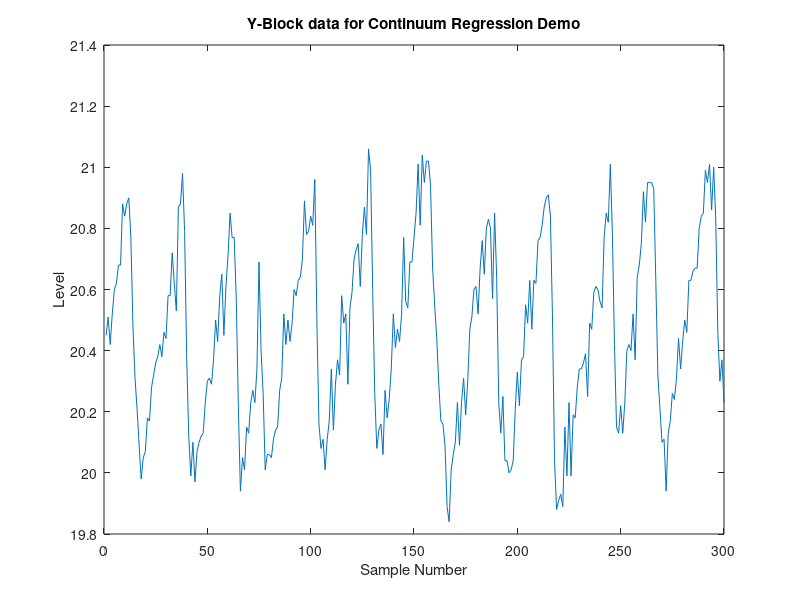

Reproduce this figure in MATLAB. (Note: this script raises an error after producing the figure.)
echo on
%CRDEMO Demonstrates CR function for continuum regression (CR)
% This script illustrates continuum regression using the method
% of de Jong, Wise and Ricker.

echo off
%Copyright Eigenvector Research, Inc. 1992-98
%Modified May 1994
%Modified April, 1998
echo on

% The data we are going to work with is from a Liquid-Fed
% Ceramic Melter process. The variables are temperatures
% in the molten glass tank and the tank level.
%
% Lets start by loading and plotting the data.  Hit a key when
% you are ready.
pause

load plsdata

echo off
plot(xblock1)
title('X-block data for Continuum Regression Demo')
xlabel('Sample Number')
ylabel('Temperature')
pause
echo on

% You can probably already see that there is a very regualar
% variation in the data.  When you see the level plotted, you
% will know why.
pause

echo off
plot(yblock1)
title('Y-Block data for Continuum Regression Demo')
xlabel('Sample Number')
ylabel('Level')
pause
echo on

% Yes that's right, the level correlates with temperature.  Now
% lets use that fact to build a PLS model that uses temperature
% to predict level.  Lets start by mean centering the data.

[mx,mnx] = mncn(xblock1);
[my,mny] = mncn(yblock1);

% Now that the data is scaled we can use the POWERPLS routine 
% to develop a calibration. We'll also make some models using 
% PCR, PLS and MLR and compare them to the CR models.
% We will cross validate over the region of powers of 1/2 to
% 1/8. (From previous tests, I've observed that the best models
% for this problem lie in this range.) Because this is time
% series data, we will use block cross validation, i.e. 
% contiguous blocks of data will be used as test sets.
% We will start by calculating the CR models, using a maximum
% of 5 latent variables. While we're at it, we'll also determine
% the cross validation error on an MLR model.
pause

echo off
powers = 10.^(-1:.05:1); 
[press,fiterr,minlvp,b] = crcvrnd(mx,my,6,5,15,powers,1);
echo on

% Just in case that PRESS surface when by too fast, you
% can see it again here. We've also added the fit error
% surface so you can see what the fit is doing. Notice that
% the fit error declines as you go towards more LVs or towards
% the MLR side of the continuum. You can use the buttons in
% the upper right hand corner of the plot to get different
% views of the surfaces.

echo off
surf(powers,1:15,press'/5)
set(gca,'Xdir','reverse')
set(gca,'Xscale','log')
set(gca,'Ydir','reverse')
title('Cumulative PRESS vs. Number of LVs and Power')
ylabel('Number of Latent Variables')
zlabel('PRESS and Fit Error')
hold on
surf(powers,1:15,fiterr')
hold off
highorb
pause
echo on

% It is also interesting to look at the ratio of the PRESS
% to the fit error. Recall that a model with PRESS more than
% about 20% more than fit error is tending towards overfit.

echo off
surf(powers,1:15,(press'/5)./fiterr')
set(gca,'Xdir','reverse')
set(gca,'Xscale','log')
set(gca,'Ydir','reverse')
title('Cumulative PRESS vs. Number of LVs and Power')
ylabel('Number of Latent Variables')
zlabel('PRESS/Fit Error')
highorb
pause
echo on

% Finally, lets look at the prediction error surface and see
% if it looks anything like the PRESS surface. Here it is as
% a surface plot. We see it that it has the same general shape
% as the cross-validation surface. 

echo off
b = cr(mx,my,15,powers);
xs = scale(xblock2,mnx);
ys = scale(yblock2,mny);
ypred = xs*b';
ydif = ypred-ys(:,ones(615,1));
ydif = sum(ydif.^2);
ymat = reshape(ydif,15,41);
surf(powers,1:15,ymat)
set(gca,'Xdir','reverse')
set(gca,'Xscale','log')
set(gca,'Ydir','reverse')
title('Prediction PRESS on Test Data Set')
ylabel('Number of Latent Variables')
zlabel('Prediction PRESS')
highorb
pause
echo on

% Now lets look at the cross-validation PRESS and prediction
% PRESS side by side. We see that the minimums are not in
% exactly the same places, but generally the trends are the
% same. 

echo off
close(gcf)
subplot(1,2,1)
pcolor(powers,1:15,press')
set(gca,'xscale','log')
set(gca,'xdir','reverse')
set(gca,'ydir','reverse')
xlabel('Continuum Parameter')
ylabel('Number of LVs')
title('Cross Validation PRESS Surface')

subplot(1,2,2)
pcolor(powers,1:15,ymat)
set(gca,'xscale','log')
set(gca,'xdir','reverse')
set(gca,'ydir','reverse')
xlabel('Continuum Parameter')
ylabel('Number of LVs')
title('Prediction PRESS Surface')

[mcv,indcv] = min(press);
[mcv2,indcv2] = min(mcv);
disp(sprintf('The minimum RMSECV was %g at a power of %g and %g LVs',...
             sqrt(mcv2/(5*300)),powers(indcv(indcv2)),indcv2))
             
[mcv,indcv] = min(ymat');
[mcv2,indcv2] = min(mcv);
disp(sprintf('The minimum RMSEP was %g at a power of %g and %g LVs',...
             sqrt(mcv2/(200)),powers(indcv(indcv2)),indcv2))

pause
echo on

% Note that if you run this a few times you may get slightly
% different cross-validation results because of the cross-validation
% is done with random test sets.

echo off
pause
close(gcf)
clear b mcv mny press xs ymat      
clear fiterr mcv2 mx vars yblock1 ypred     
clear indcv minlvp my xblock1 yblock2 ys        
clear indcv2 mnx powers xblock2 ydif
